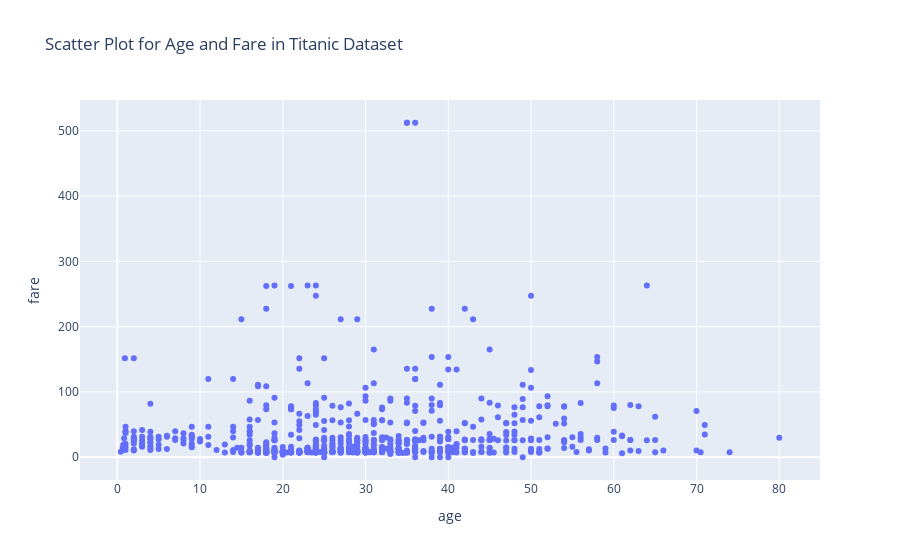

Notebook code for this chart:
### Code cell
import seaborn as sns
import plotly.express as px

titanic_df = sns.load_dataset('titanic')
scatter_plot = px.scatter(titanic_df, x='age', y='fare', title='Scatter Plot for Age and Fare in Titanic Dataset')

scatter_plot.show()

### Figure 1 — Plotly figure (JSON) as saved in the notebook; plotly's stock layout.template omitted (floating-point values rounded to 4 significant figures; data arrays with more than 128 entries replaced by an {"elided": "..."} marker saying what was removed)
{"data": [{"hovertemplate": "age=%{x}<br>fare=%{y}<extra></extra>", "legendgroup": "", "marker": {"color": "#636efa", "symbol": "circle"}, "mode": "markers", "name": "", "orientation": "v", "showlegend": false, "type": "scatter", "x": {"elided": "891 float values"}, "xaxis": "x", "y": {"elided": "891 float values"}, "yaxis": "y"}], "layout": {"autosize": true, "legend": {"tracegroupgap": 0}, "title": {"text": "Scatter Plot for Age and Fare in Titanic Dataset"}, "xaxis": {"anchor": "y", "autorange": true, "domain": [0, 1], "range": [-4.284, 84.7], "title": {"text": "age"}, "type": "linear"}, "yaxis": {"anchor": "x", "autorange": true, "domain": [0, 1], "range": [-42.28, 554.6], "title": {"text": "fare"}, "type": "linear"}}}
